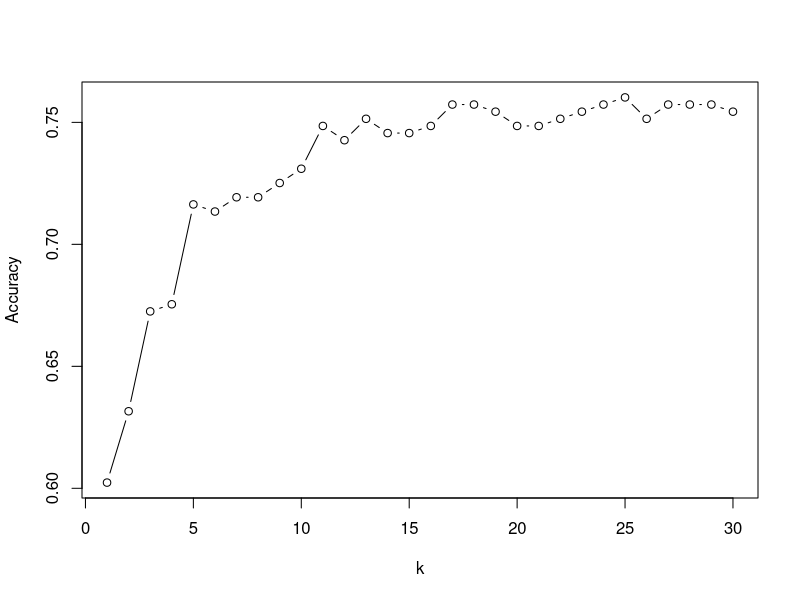
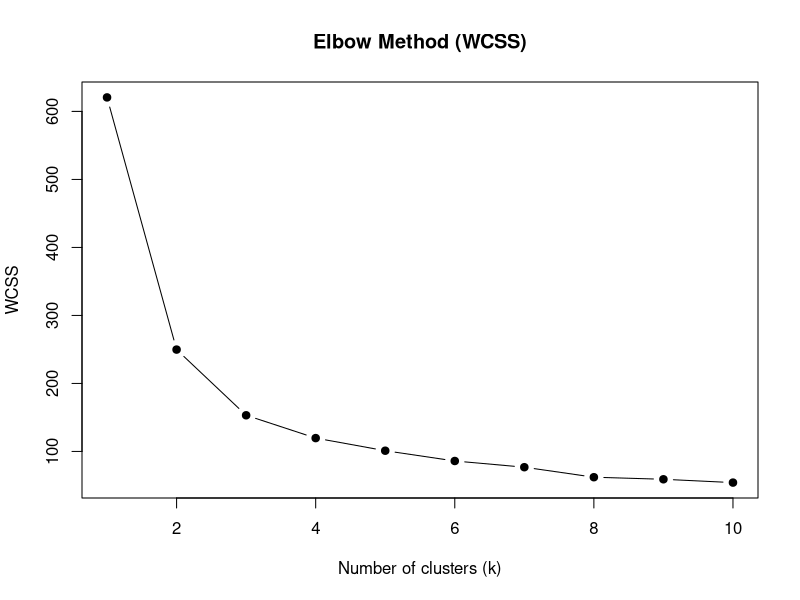
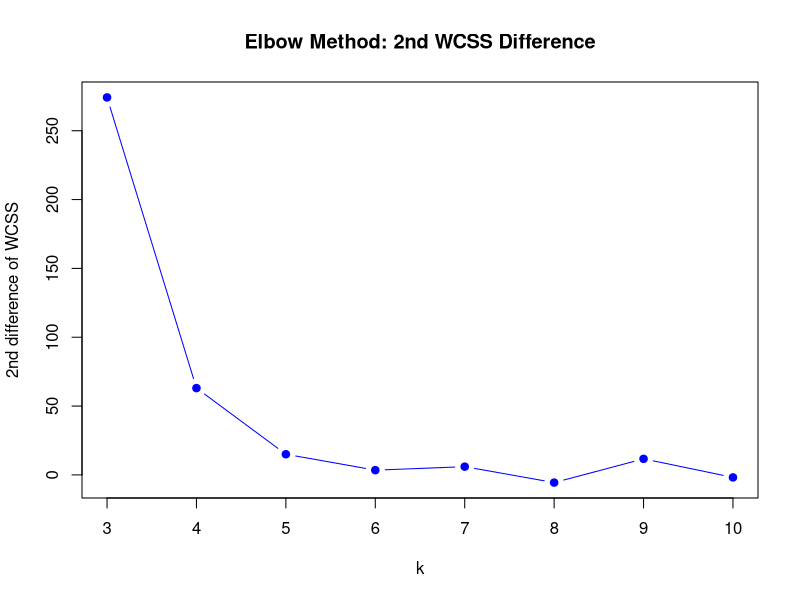

The R source for these figures, in order:
library(dplyr)
library(class)
library(e1071)
library(survival)

# EXAM STEP 1: Load dataset from package
data(rotterdam, package = "survival")

# EXAM STEP 2: Explore and prepare data
str(rotterdam)
summary(rotterdam)

# EXAM STEP 3: Keep only alive patients (death = 0)
rot_alive <- rotterdam %>%
  filter(death == 0)

# EXAM STEP 4: Convert stuff
rot_alive$recur <- factor(rot_alive$recur)
rot_alive$size <- as.numeric(rot_alive$size)

# EXAM STEP 5: Select relevant predictors + outcome

rot_df <- rot_alive %>%
  select(recur, age, size, grade, nodes, pgr, er)

# EXAM STEP 6: Split data into training (80%) / test (20%)
set.seed(100)
train_idx <- sample(1:nrow(rot_df), size = 0.8 * nrow(rot_df))
train.data <- rot_df[train_idx, ]
test.data <- rot_df[-train_idx, ]

# ---------------------------
# EXAM STEP 7: Logistic Regression (LR)
# - Use summary() to find significant predictors (p < 0.05)
# - Positive coefficient => higher relapse risk
# ---------------------------
lr_model <- glm(recur ~ ., data = train.data, family = "binomial")
summary(lr_model)

# Predicted probabilities and classes (threshold = 0.5)
lr_prob <- predict(lr_model, newdata = test.data, type = "response")
lr_pred <- ifelse(lr_prob > 0.5, 1, 0)
lr_pred <- factor(lr_pred, levels = c(0, 1))

lr_cm <- table(Predicted = lr_pred, Actual = test.data$recur)
lr_acc <- mean(lr_pred == test.data$recur)

lr_cm

coef(lr_model)

# ---------------------------
# EXAM STEP 8: kNN (requires normalization)
# ---------------------------
nor <- function(x) {
  x <- as.numeric(x)
  rng <- max(x, na.rm = TRUE) - min(x, na.rm = TRUE)
  if (!is.finite(rng) || rng == 0) return(rep(0, length(x)))
  (x - min(x, na.rm = TRUE)) / rng
}

rot_knn <- rot_df

# # size is an ordered category in this dataset. Convert it to numeric rank for kNN.
# rot_knn$size <- as.numeric(factor(rot_knn$size, levels = c("<=20", "20-50", ">50")))

rot_knn[, c("age", "size", "grade", "nodes", "pgr", "er")] <-
  lapply(rot_knn[, c("age", "size", "grade", "nodes", "pgr", "er")], nor)

# kNN cannot handle missing values.
rot_knn <- rot_knn[complete.cases(rot_knn), ]

set.seed(100)
train_idx_knn <- sample(1:nrow(rot_knn), size = 0.8 * nrow(rot_knn))
train_knn <- rot_knn[train_idx_knn, ]
test_knn <- rot_knn[-train_idx_knn, ]

sum(is.na(train_knn))
sum(is.na(test_knn))

# EXAM STEP 9: Choose best k (loop over k and pick max accuracy)
acc_k <- numeric(30)
for (k in 1:30) {
  set.seed(101)
  knn_pred <- knn(
    train = train_knn[, -1],
    test = test_knn[, -1],
    cl = train_knn$recur,
    k = k
  )
  acc_k[k] <- mean(knn_pred == test_knn$recur)
}

plot(acc_k, type = "b", xlab = "k", ylab = "Accuracy")

best_k <- which.max(acc_k)
best_k

set.seed(100)
knn_best <- knn(
  train = train_knn[, -1],
  test = test_knn[, -1],
  cl = train_knn$recur,
  k = best_k
)

knn_cm <- table(Predicted = knn_best, Actual = test_knn$recur)
knn_acc <- mean(knn_best == test_knn$recur)

knn_cm
knn_acc

# ---------------------------
# EXAM STEP 10: SVM (Linear + Tuned Radial)
# - Linear kernel first
# - Then tune radial kernel using cost + gamma
# ---------------------------

# Linear SVM
svm_linear <- svm(recur ~ ., data = train_knn, kernel = "linear")
svm_pred_lin <- predict(svm_linear, newdata = test_knn)

svm_lin_cm <- table(Predicted = svm_pred_lin, Actual = test_knn$recur)
svm_lin_acc <- mean(svm_pred_lin == test_knn$recur) 

svm_lin_cm
svm_lin_acc

# Tuned radial SVM (nonlinear kernel)
set.seed(123)
svm_tune <- tune.svm(
  recur ~ ., data = train_knn, kernel = "radial",
  cost = 10^(-1:2), gamma = c(0.1, 0.5, 1, 2)
)

best_svm <- svm_tune$best.model
svm_pred_rad <- predict(best_svm, newdata = test_knn)

svm_rad_cm <- table(Predicted = svm_pred_rad, Actual = test_knn$recur)
svm_rad_acc <- mean(svm_pred_rad == test_knn$recur)

svm_rad_cm
svm_rad_acc

# ---------------------------
# EXAM STEP 11: Performance comparison
# - Accuracy, FPR, FNR
# ---------------------------
calc_metrics <- function(cm) {
  tp <- cm["1", "1"]
  tn <- cm["0", "0"]
  fp <- cm["1", "0"]
  fn <- cm["0", "1"]
  acc <- (tp + tn) / sum(cm)
  fpr <- fp / (fp + tn)
  fnr <- fn / (fn + tp)
  data.frame(Accuracy = acc, FPR = fpr, FNR = fnr)
}

results <- rbind(
  LR = calc_metrics(lr_cm),
  kNN = calc_metrics(knn_cm),
  SVM_Linear = calc_metrics(svm_lin_cm),
  SVM_Radial = calc_metrics(svm_rad_cm)
)

results

# Explicit false positive / false negative rates (in %)
rate_table <- results %>%
  mutate(
    Accuracy = round(Accuracy * 100, 2),
    FPR = round(FPR * 100, 2),
    FNR = round(FNR * 100, 2)
  )

rate_table

# ---------------------------
# EXAM STEP 12: Elbow method (WCSS) + 2nd WCSS difference
# ---------------------------
set.seed(200)
k_max <- 10
wcss <- numeric(k_max)

for (k in 1:k_max) {
  km <- kmeans(rot_knn[, -1], centers = k, nstart = 20)
  wcss[k] <- km$tot.withinss
}

# Standard elbow curve
plot(1:k_max, wcss, type = "b", pch = 19,
     xlab = "Number of clusters (k)", ylab = "WCSS",
     main = "Elbow Method (WCSS)")

# 2nd difference of WCSS (discrete second derivative)
wcss_diff2 <- diff(wcss, differences = 2)
plot(3:k_max, wcss_diff2, type = "b", pch = 19, col = "blue",
     xlab = "k", ylab = "2nd difference of WCSS",
     main = "Elbow Method: 2nd WCSS Difference")

# Suggested elbow from largest curvature magnitude
elbow_k <- which.max(abs(wcss_diff2)) + 2
elbow_k
